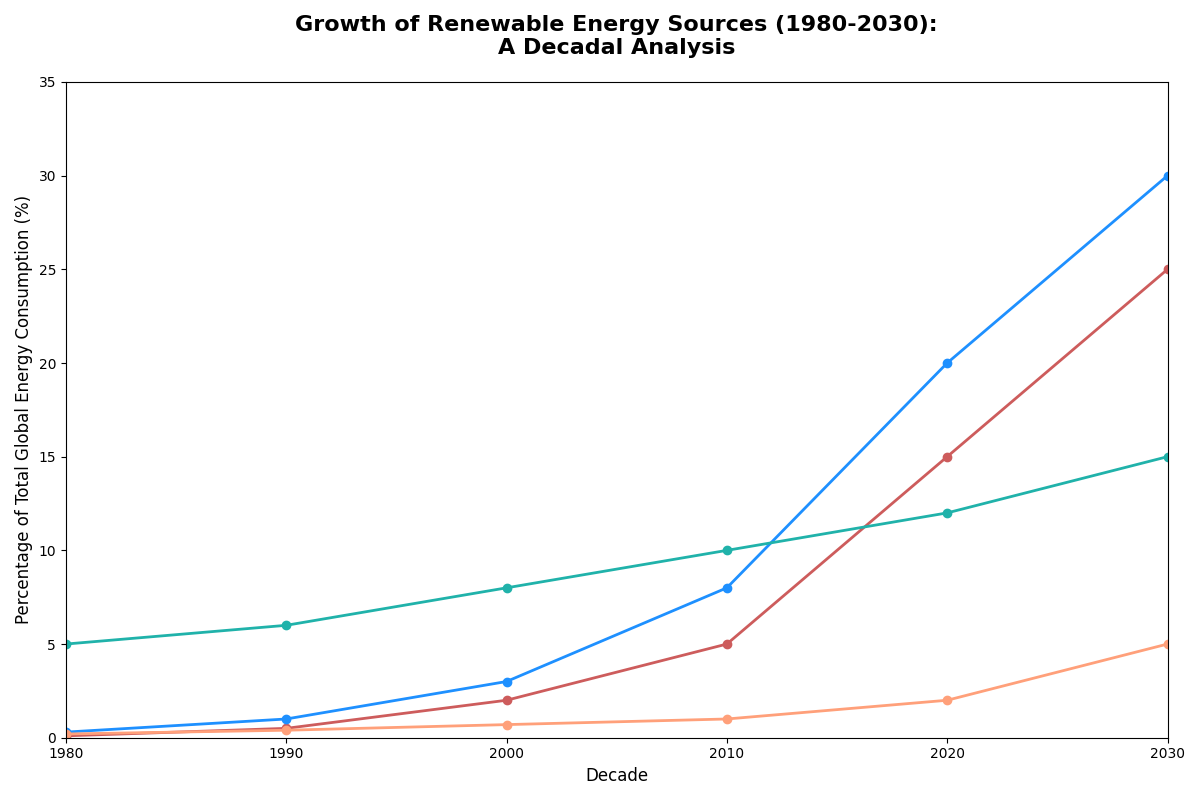

Write Python code to recreate this figure.
import numpy as np
import matplotlib.pyplot as plt

decades = np.arange(1980, 2031, 10)
solar_energy = [0.1, 0.5, 2, 5, 15, 25]
wind_energy = [0.3, 1, 3, 8, 20, 30]
hydro_energy = [5, 6, 8, 10, 12, 15]
geothermal_energy = [0.2, 0.4, 0.7, 1, 2, 5]

data = [solar_energy, wind_energy, hydro_energy, geothermal_energy]

# Shuffled colors for the line plots
colors = ['#CD5C5C', '#1E90FF', '#20B2AA', '#FFA07A']

fig, ax = plt.subplots(figsize=(12, 8))

for i in range(len(data)):
    ax.plot(decades, data[i], marker='o', color=colors[i], linewidth=2, linestyle='-')

ax.set_title("Growth of Renewable Energy Sources (1980-2030):\nA Decadal Analysis", fontsize=16, fontweight='bold', pad=20)
ax.set_xlabel('Decade', fontsize=12)
ax.set_ylabel('Percentage of Total Global Energy Consumption (%)', fontsize=12)

ax.set_xlim(1980, 2030)
ax.set_ylim(0, 35)

plt.tight_layout()
plt.show()
